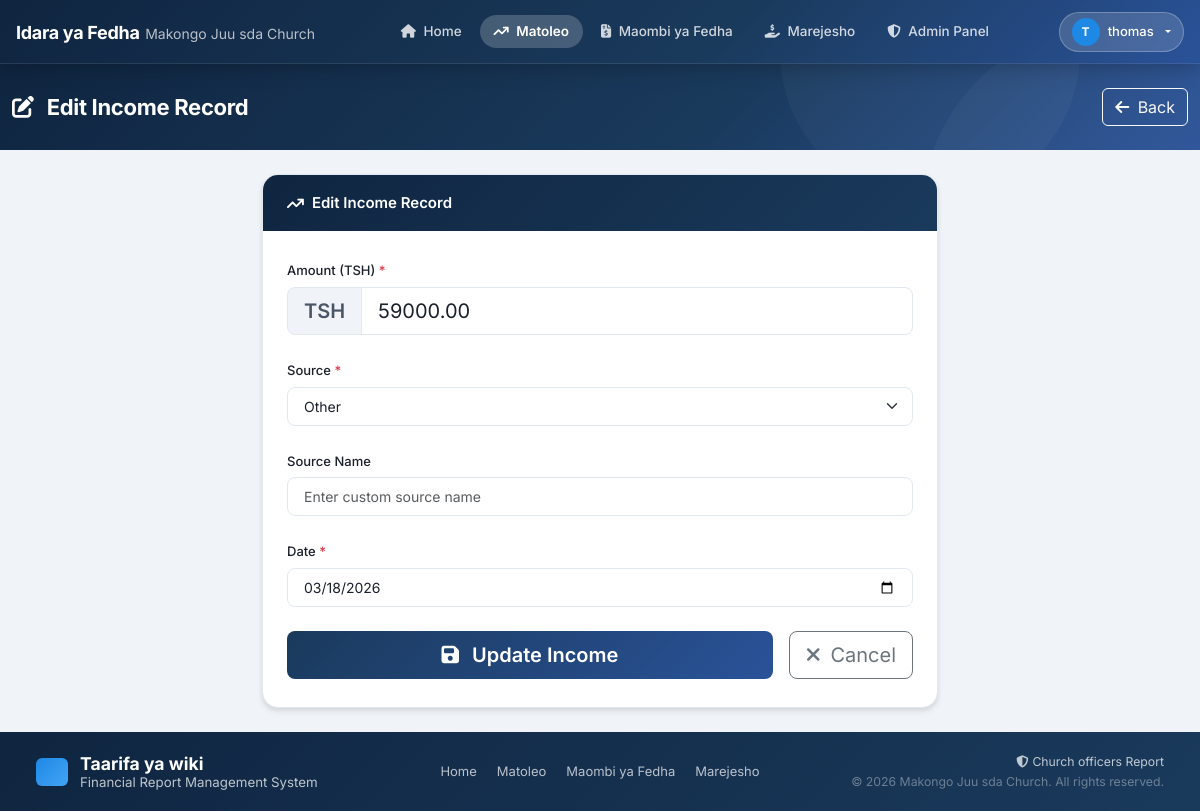
The app's page /income/8/edit/ (signed in), older data.
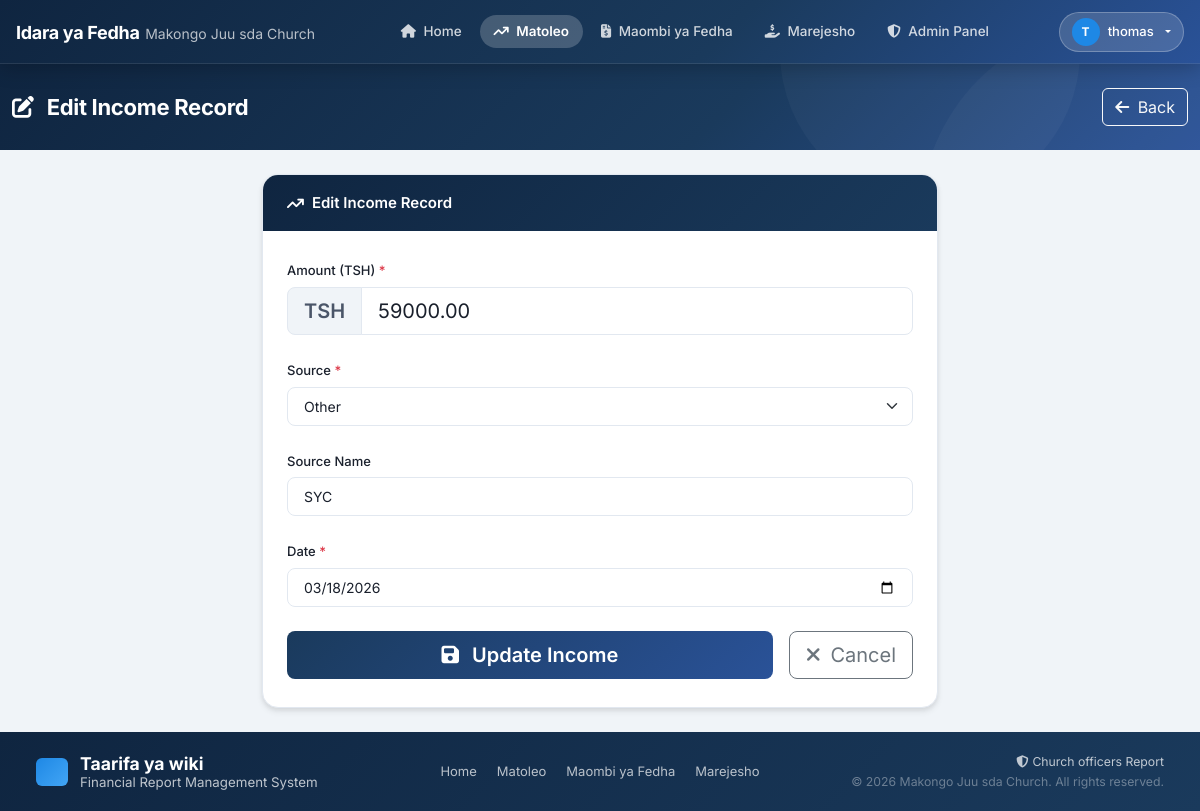
The same page, newer data.
### dashboard/models.py (models this page shows, shortened)
class Income(models.Model):
    source = models.CharField(max_length=20, choices=INCOME_SOURCE_CHOICES, default='other')
    source_name = models.CharField(max_length=200, blank=True, help_text="Custom source name for 'Other' income")
    amount = models.DecimalField(max_digits=20, decimal_places=2)
    date = models.DateField(default=timezone.now)
    description = models.TextField(blank=True)
    department = models.CharField(max_length=50, choices=DEPARTMENT_CHOICES, blank=True)
    created_by = models.ForeignKey(User, on_delete=models.SET_NULL, null=True, blank=True, related_name='incomes')
    created_at = models.DateTimeField(auto_now_add=True)
    updated_at = models.DateTimeField(auto_now=True)
    class Meta:
        ordering = ['-date', '-created_at']

### dashboard/views.py (the view)
# urls.py: path('income/<int:pk>/edit/', views.income_edit, name='income_edit'),
def income_edit(request, pk):
    if not is_user_or_admin(request.user):
        messages.error(request, 'Please login to edit income.')
        return redirect('login')
    income = get_object_or_404(Income, pk=pk)
    next_url = request.GET.get('next') or request.POST.get('next')
    if request.method == 'POST':
        form = IncomeForm(request.POST, instance=income)
        if form.is_valid():
            form.save()
            messages.success(request, 'Income record updated successfully!')
            return redirect(next_url or 'income')
    else:
        form = IncomeForm(instance=income)
    return render(request, 'dashboard/income_form.html', {
        'form': form, 'action': 'Edit', 'income': income, 'active_tab': 'income',
        'next_url': next_url,
    })

### dashboard/forms.py
class IncomeForm(forms.ModelForm):
    class Meta:
        model = Income
        fields = ['source', 'source_name', 'amount', 'date']
        widgets = {
            'source': forms.Select(attrs={'class': 'form-select'}),
            'source_name': forms.TextInput(attrs={'class': 'form-control', 'placeholder': 'Custom source name (for "Other")'}),
            'amount': forms.NumberInput(attrs={'class': 'form-control', 'placeholder': '0.00', 'step': '0.01'}),
            'date': forms.DateInput(attrs={'class': 'form-control', 'type': 'date'}),
        }
    def __init__(self, *args, **kwargs):
        super().__init__(*args, **kwargs)
        self.fields['source'].choices = [('', '-- Select Source --')] + list(INCOME_SOURCE_CHOICES)
        self.fields['source_name'].required = False

### dashboard/views.py (called while the page is built)
def is_user_or_admin(user):
    return user.is_authenticated

### templates/dashboard/income_form.html (shortened to what the changed rows need)
{% extends 'base.html' %}
{% load static %}
{% block content %}
<div class="page-wrapper">
    <div class="page-header">
        <div class="container-fluid">
            <div class="row align-items-center">
                <div class="col">
                    <h1 class="page-title">
                        <i class="fas fa-{% if action == 'Add' %}plus-circle{% else %}edit{% endif %} me-2"></i>
                        {{ action }} Income Record
                    </h1>
                </div>
            </div>
        </div>
    </div>
    <div class="container-fluid py-4">
        <div class="row justify-content-center">
            <div class="col-lg-7">
                <div class="form-card">
                    <div class="form-card-body">
                        <form method="post" id="incomeForm">
                            <div class="mb-4">
                                <div class="input-group input-group-lg">
                                    <span class="input-group-text fw-600">TSH</span>
                                    <input type="number" name="amount" class="form-control"
                                           placeholder="0.00" step="0.01" min="0"
                                           value="{{ form.amount.value|default:'' }}" required>
                                </div>
                            </div>
                            <div class="mb-4">
                                <label class="form-label fw-500">Source <span class="text-danger">*</span></label>
                                <select name="source" id="id_source" class="form-select form-select-lg" required>
                                    <option value="other" {% if form.source.value == 'other' %}selected{% endif %}>Other</option>
                                </select>
                            </div>
                            <div class="mb-4" id="sourceNameGroup" style="display: {% if form.source.value == 'other' %}block{% else %}none{% endif %};">
                                <label class="form-label fw-500">Source Name</label>
                                <input type="text" name="source_name" class="form-control form-control-lg"
                                       placeholder="Enter custom source name" value="{{ form.source_name.value|default:'' }}">
                            </div>
                            <div class="mb-4">
                                <label class="form-label fw-500">Date <span class="text-danger">*</span></label>
                                <input type="date" name="date" class="form-control form-control-lg"
                                       value="{{ form.date.value|date:'Y-m-d'|default:'' }}" required>
                            </div>
                        </form>
                    </div>
                </div>
            </div>
        </div>
    </div>
</div>
{% endblock %}

Row changes from the older to the newer data that the page shows:
changed Income "Other": source_name (not shown) → "SYC"
